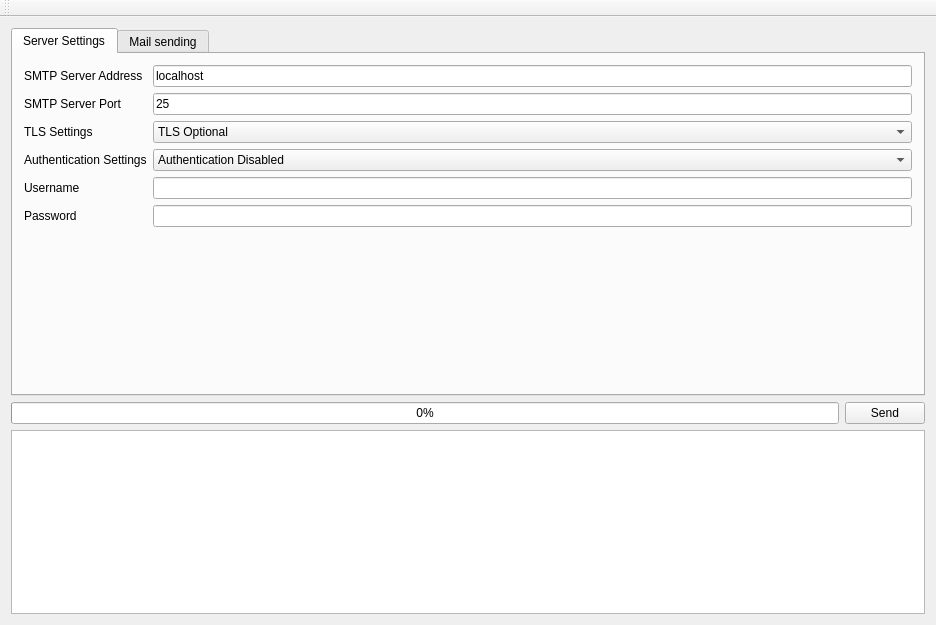
<?xml version="1.0" encoding="UTF-8"?>
<ui version="4.0">
 <class>MainWindow</class>
 <widget class="QMainWindow" name="MainWindow">
  <property name="geometry">
   <rect>
    <x>0</x>
    <y>0</y>
    <width>936</width>
    <height>625</height>
   </rect>
  </property>
  <property name="windowTitle">
   <string>Mail TestApp</string>
  </property>
  <widget class="QWidget" name="centralWidget">
   <layout class="QVBoxLayout" name="verticalLayout">
    <item>
     <widget class="QTabWidget" name="tabWidget">
      <property name="currentIndex">
       <number>0</number>
      </property>
      <widget class="QWidget" name="tabServer">
       <attribute name="title">
        <string>Server Settings</string>
       </attribute>
       <layout class="QVBoxLayout" name="verticalLayout_5">
        <item>
         <layout class="QFormLayout" name="formLayout_2">
          <property name="fieldGrowthPolicy">
           <enum>QFormLayout::AllNonFixedFieldsGrow</enum>
          </property>
          <item row="0" column="0">
           <widget class="QLabel" name="lblServername">
            <property name="text">
             <string>SMTP Server Address</string>
            </property>
           </widget>
          </item>
          <item row="0" column="1">
           <widget class="QLineEdit" name="txtServerName">
            <property name="text">
             <string>localhost</string>
            </property>
           </widget>
          </item>
          <item row="1" column="0">
           <widget class="QLabel" name="lblServerPort">
            <property name="text">
             <string>SMTP Server Port</string>
            </property>
           </widget>
          </item>
          <item row="1" column="1">
           <widget class="QLineEdit" name="txtServerPort">
            <property name="text">
             <string>25</string>
            </property>
            <property name="maxLength">
             <number>10</number>
            </property>
           </widget>
          </item>
          <item row="2" column="0">
           <widget class="QLabel" name="lblTLS">
            <property name="text">
             <string>TLS Settings</string>
            </property>
           </widget>
          </item>
          <item row="2" column="1">
           <widget class="QComboBox" name="cbxTLS">
            <property name="currentIndex">
             <number>1</number>
            </property>
            <item>
             <property name="text">
              <string>TLS Disabled</string>
             </property>
            </item>
            <item>
             <property name="text">
              <string>TLS Optional</string>
             </property>
            </item>
            <item>
             <property name="text">
              <string>TLS Required</string>
             </property>
            </item>
           </widget>
          </item>
          <item row="3" column="0">
           <widget class="QLabel" name="lblAuth">
            <property name="text">
             <string>Authentication Settings</string>
            </property>
           </widget>
          </item>
          <item row="3" column="1">
           <widget class="QComboBox" name="cbxAuth">
            <property name="currentIndex">
             <number>0</number>
            </property>
            <item>
             <property name="text">
              <string>Authentication Disabled</string>
             </property>
            </item>
            <item>
             <property name="text">
              <string>Autoselect Mechanism</string>
             </property>
            </item>
            <item>
             <property name="text">
              <string>CRAM-MD5</string>
             </property>
            </item>
            <item>
             <property name="text">
              <string>LOGIN</string>
             </property>
            </item>
            <item>
             <property name="text">
              <string>PLAIN</string>
             </property>
            </item>
           </widget>
          </item>
          <item row="4" column="0">
           <widget class="QLabel" name="lblUsername">
            <property name="text">
             <string>Username</string>
            </property>
           </widget>
          </item>
          <item row="4" column="1">
           <widget class="QLineEdit" name="txtUsername">
            <property name="text">
             <string/>
            </property>
           </widget>
          </item>
          <item row="5" column="0">
           <widget class="QLabel" name="lblPassword">
            <property name="text">
             <string>Password</string>
            </property>
           </widget>
          </item>
          <item row="5" column="1">
           <widget class="QLineEdit" name="txtPassword">
            <property name="text">
             <string/>
            </property>
            <property name="echoMode">
             <enum>QLineEdit::Password</enum>
            </property>
           </widget>
          </item>
         </layout>
        </item>
       </layout>
      </widget>
      <widget class="QWidget" name="tabMail">
       <attribute name="title">
        <string>Mail sending</string>
       </attribute>
       <layout class="QVBoxLayout" name="verticalLayout_4">
        <item>
         <layout class="QFormLayout" name="formLayout">
          <property name="fieldGrowthPolicy">
           <enum>QFormLayout::AllNonFixedFieldsGrow</enum>
          </property>
          <item row="0" column="0">
           <widget class="QLabel" name="lblFrom">
            <property name="text">
             <string>From:</string>
            </property>
           </widget>
          </item>
          <item row="1" column="0">
           <widget class="QLabel" name="lblTo">
            <property name="text">
             <string>To:</string>
            </property>
           </widget>
          </item>
          <item row="1" column="1">
           <widget class="QLineEdit" name="txtTo">
            <property name="text">
             <string/>
            </property>
           </widget>
          </item>
          <item row="2" column="0">
           <widget class="QLabel" name="lblSubject">
            <property name="text">
             <string>Subject:</string>
            </property>
           </widget>
          </item>
          <item row="2" column="1">
           <widget class="QLineEdit" name="txtSubject">
            <property name="text">
             <string/>
            </property>
           </widget>
          </item>
          <item row="0" column="1">
           <widget class="QLineEdit" name="txtFrom">
            <property name="text">
             <string/>
            </property>
           </widget>
          </item>
         </layout>
        </item>
        <item>
         <layout class="QHBoxLayout" name="horizontalLayout_2" stretch="6,0">
          <item>
           <layout class="QVBoxLayout" name="verticalLayout_3" stretch="0,0">
            <item>
             <widget class="QLabel" name="label">
              <property name="text">
               <string>Body:</string>
              </property>
             </widget>
            </item>
            <item>
             <widget class="QTextEdit" name="txtBody">
              <property name="sizePolicy">
               <sizepolicy hsizetype="Expanding" vsizetype="Expanding">
                <horstretch>0</horstretch>
                <verstretch>0</verstretch>
               </sizepolicy>
              </property>
              <property name="html">
               <string>&lt;!DOCTYPE HTML PUBLIC &quot;-//W3C//DTD HTML 4.0//EN&quot; &quot;http://www.w3.org/TR/REC-html40/strict.dtd&quot;&gt;
&lt;html&gt;&lt;head&gt;&lt;meta name=&quot;qrichtext&quot; content=&quot;1&quot; /&gt;&lt;style type=&quot;text/css&quot;&gt;
p, li { white-space: pre-wrap; }
&lt;/style&gt;&lt;/head&gt;&lt;body style=&quot; font-family:'Cantarell'; font-size:11pt; font-weight:400; font-style:normal;&quot;&gt;
&lt;p style=&quot;-qt-paragraph-type:empty; margin-top:0px; margin-bottom:0px; margin-left:0px; margin-right:0px; -qt-block-indent:0; text-indent:0px;&quot;&gt;&lt;br /&gt;&lt;/p&gt;&lt;/body&gt;&lt;/html&gt;</string>
              </property>
             </widget>
            </item>
           </layout>
          </item>
          <item>
           <layout class="QVBoxLayout" name="verticalLayout_2">
            <item>
             <widget class="QLabel" name="lblAttachment">
              <property name="text">
               <string>Attachments:</string>
              </property>
             </widget>
            </item>
            <item>
             <widget class="QListView" name="lstAttachment">
              <property name="sizePolicy">
               <sizepolicy hsizetype="Expanding" vsizetype="Expanding">
                <horstretch>0</horstretch>
                <verstretch>0</verstretch>
               </sizepolicy>
              </property>
              <property name="selectionMode">
               <enum>QAbstractItemView::SingleSelection</enum>
              </property>
             </widget>
            </item>
            <item>
             <layout class="QHBoxLayout" name="horizontalLayout_3">
              <item>
               <widget class="QPushButton" name="btnAdd">
                <property name="text">
                 <string>Add</string>
                </property>
               </widget>
              </item>
              <item>
               <widget class="QPushButton" name="btnDelete">
                <property name="text">
                 <string>Delete</string>
                </property>
               </widget>
              </item>
             </layout>
            </item>
           </layout>
          </item>
         </layout>
        </item>
       </layout>
      </widget>
     </widget>
    </item>
    <item>
     <layout class="QHBoxLayout" name="horizontalLayout">
      <item>
       <widget class="QProgressBar" name="totalProgress">
        <property name="value">
         <number>0</number>
        </property>
       </widget>
      </item>
      <item>
       <widget class="QPushButton" name="btnSend">
        <property name="text">
         <string>Send</string>
        </property>
       </widget>
      </item>
     </layout>
    </item>
    <item>
     <widget class="QPlainTextEdit" name="txtLog">
      <property name="font">
       <font>
        <family>FreeMono</family>
       </font>
      </property>
     </widget>
    </item>
   </layout>
  </widget>
  <widget class="QToolBar" name="mainToolBar">
   <attribute name="toolBarArea">
    <enum>TopToolBarArea</enum>
   </attribute>
   <attribute name="toolBarBreak">
    <bool>false</bool>
   </attribute>
  </widget>
 </widget>
 <layoutdefault spacing="6" margin="11"/>
 <resources/>
 <connections/>
</ui>
